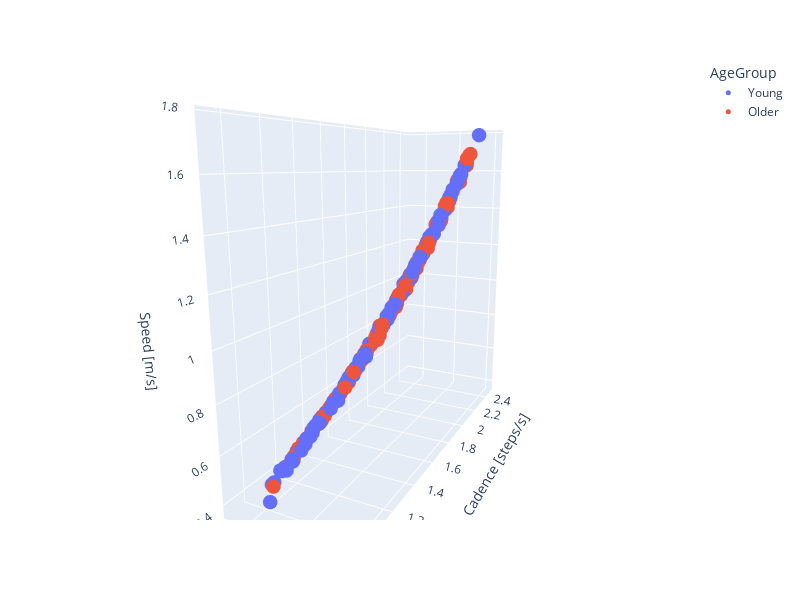

Source (notebook cell):
### Markdown cell above
## Three-dimensional plots: Step Length and Cadence versus Speed

### Code cell
# add plane: https://memotut.com/en/e42c726cdee25767105d/
df['AgeGroup'] = df['AgeGroup'].replace({0: 'Young', 1: 'Older'}).astype(str)
fig = px.scatter_3d(df, x='StepLength', y='Cadence', z='Speed', color='AgeGroup',
                    labels={'StepLength': 'Step Length [m]', 'Cadence': 'Cadence [steps/s]',
                            'Speed': 'Speed [m/s]'},
                    width=800, height=600)
fig.update_traces(marker=dict(size=5), selector=dict(mode='markers'))
camera = dict(up=dict(x=0, y=0, z=1), center=dict(x=0, y=0, z=0), eye=dict(x=1, y=-2, z=0.5))
fig.update_layout(scene_camera=camera)
fig.show()
